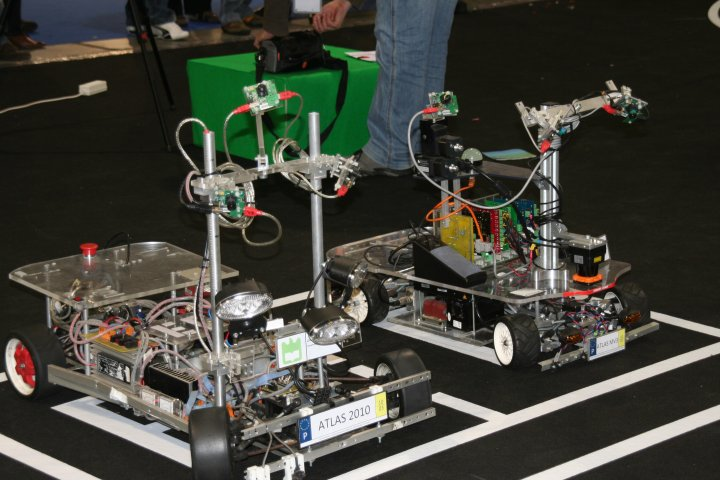
#> input picture Parte05/imagens/atlas2000_e_atlasmv.png, 720 x 480 px
$ python ex2_e.py --image_path ../imagens/atlas2000_e_atlasmv.png
#> lines starting #> are read from the running program, lines starting #| are printed output that depends on the picture; after the words box and inside, x2 and y2 are one past the last pixel; in counts of white or black regions, pixels touching at a corner belong together
import cv2
import numpy as np
import argparse


def main(image_path):
#> called with image_path = '../imagens/atlas2000_e_atlasmv.png'
    image = cv2.imread(image_path, cv2.IMREAD_COLOR) # Load an image
#> image is the input picture: shape (480, 720, 3); mean B, G, R 57.3, 65.9, 65.2

    hsvImage = cv2.cvtColor(image, cv2.COLOR_BGR2HSV)
#> hsvImage: shape (480, 720, 3); mean H, S, V 37.8, 68.4, 70.4

    sizeX, sizeY, numChannels = image.shape
#> sizeX = 480; sizeY = 720; numChannels = 3
    print(image.shape)
#| (480, 720, 3)
    print(type(image))
#| <class 'numpy.ndarray'>

    lowerBounds = (35, 50, 50)
    upperBounds = (75, 255, 255)

    mask = cv2.inRange(hsvImage, lowerBounds, upperBounds)
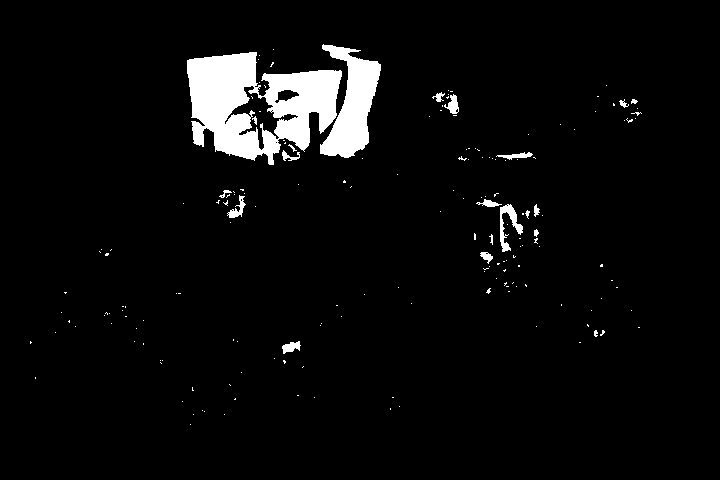
#> mask: shape (480, 720); 4.6% white; 178 white regions (157 under 20 px), largest, box (x1, y1, x2, y2) and area: (187, 52, 342, 165) 10125, (320, 44, 381, 158) 3538, (500, 204, 523, 252) 418


    newImage = cv2.bitwise_and(image, image, mask=mask)
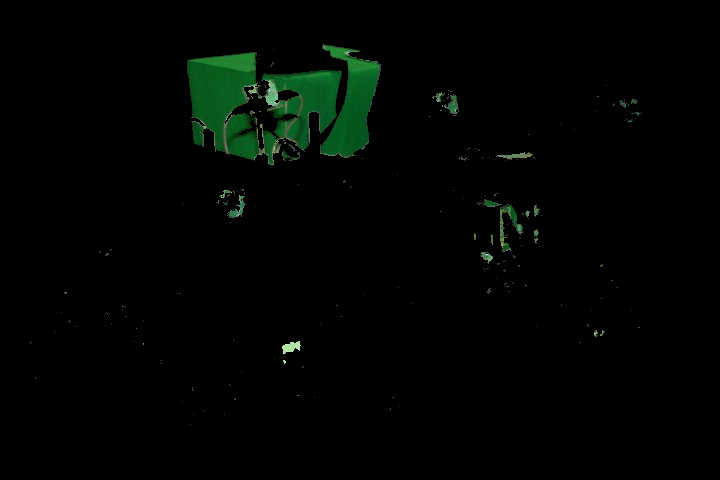
#> newImage: shape (480, 720, 3); mean B, G, R 2, 4.4, 1.2

    cv2.imshow('window', newImage)  # Display the image
    cv2.waitKey(0) # wait for a key press before proceeding


if __name__ == '__main__':
    parser = argparse.ArgumentParser()

    parser.add_argument('--image_path', dest='image_path', type=str, help='Set the image path')
    args = parser.parse_args()

    main(args.image_path)
